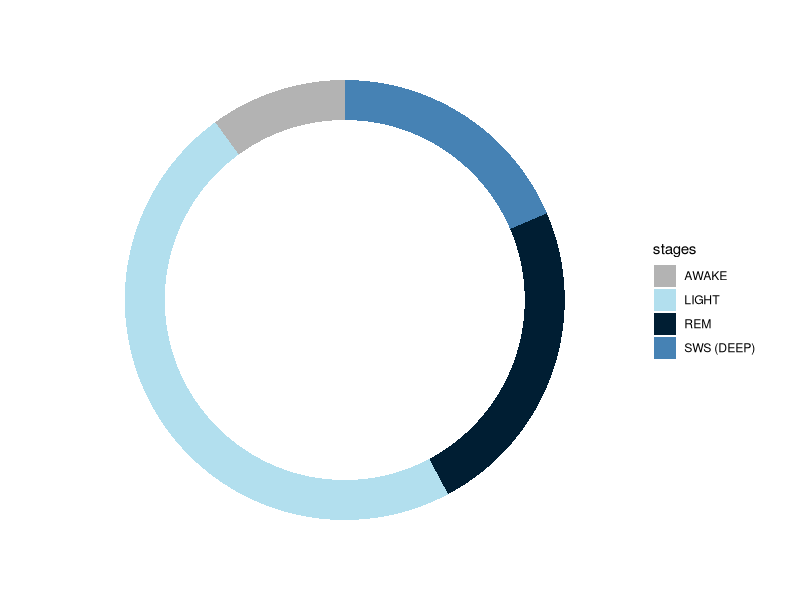

The R script that drew this image:
# Sleep Time By Stage
library(tidyverse)
library(lubridate)

stages <- c("AWAKE", "LIGHT", "REM", "SWS (DEEP)")
total_minutes <- c(47, 224, 111, 87)

data <- data_frame(stages, total_minutes)

plot_data <- data %>%
  mutate(hours = floor(total_minutes/60)) %>%
  mutate(minutes = total_minutes %% 60) %>%
  mutate(percent = 100*total_minutes/sum(total_minutes))

plot_data %>%
  ggplot() +
  geom_bar(aes(x=0, y=percent, fill=stages), 
           width = 1,
           stat = "identity",
           position = position_fill()) +
  coord_polar(theta = "y") +
  xlim(c(-5, 1)) +
  theme_void() +
  scale_fill_manual(values = c("gray70", "lightblue2", "#001e33", "steelblue"))
